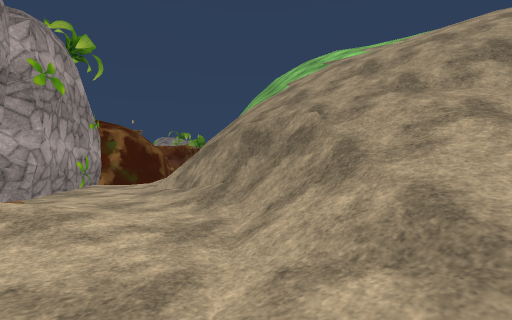
view 1 (above)

15 first-person views from a walk through a Unity game level. The camera is 1.4 m above the floor, looks level and sees 85° across. The floor is counted in squares, 2 m on a side. Each view is taken from the middle of a square. On the plan, view 1 faces up. The plan holds only what a view shows up to about 9 squares ahead; the rest is blank. The place goes on beyond the plan. The player is left out. Some animated figures are left out. Some surface patterns are stand-ins.

view 2
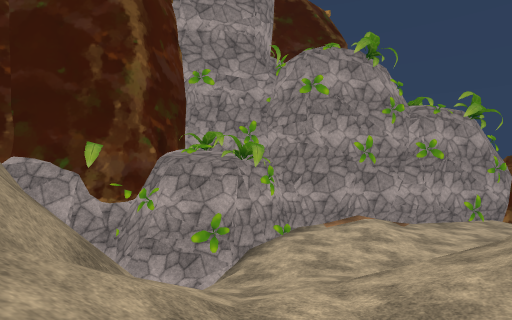

view 3
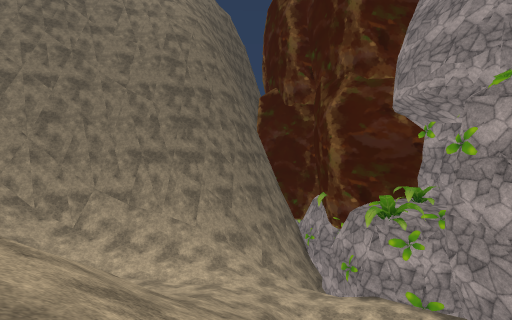

view 4
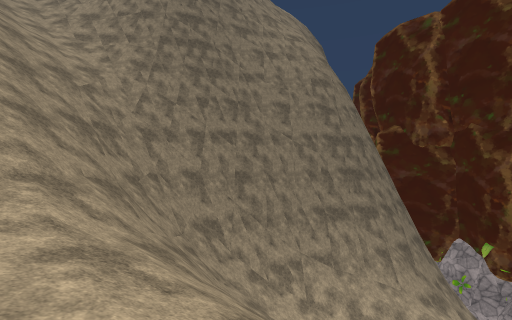

view 5
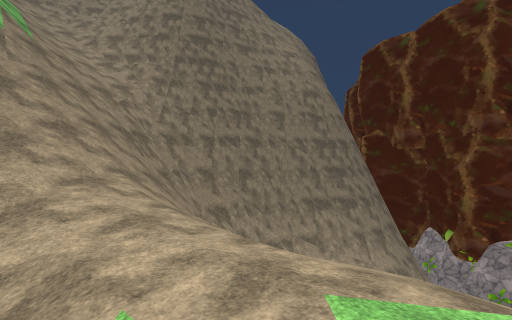

view 6
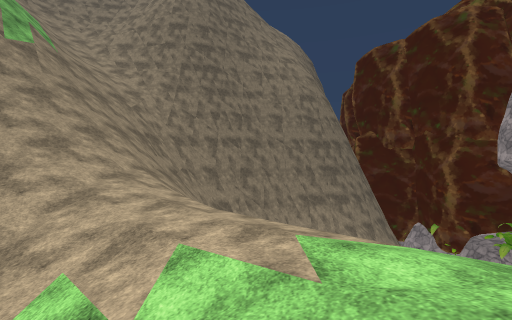

view 7
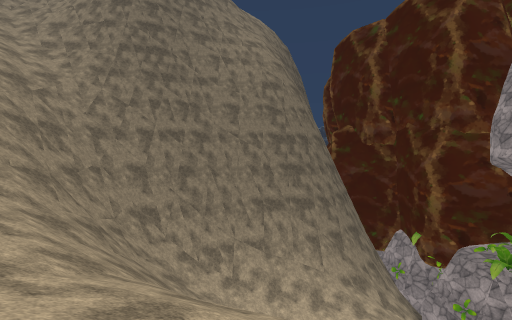

view 8
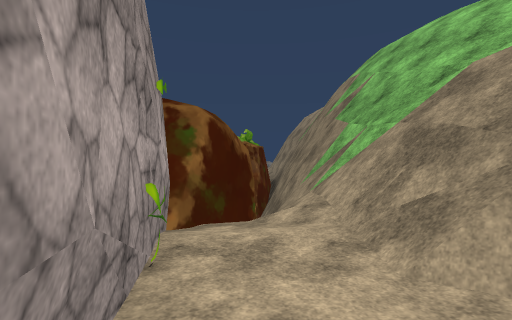

view 9
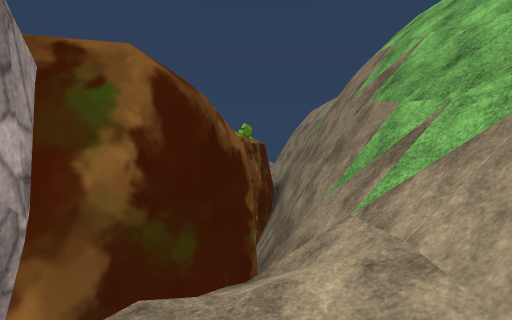

view 10
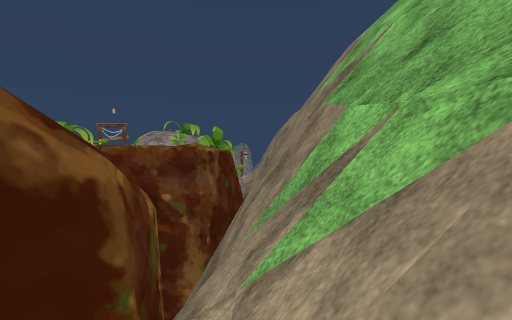

view 11
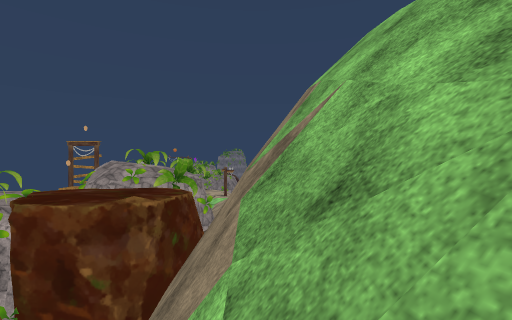

view 12
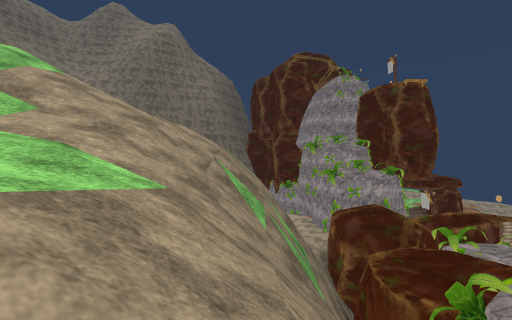

view 13
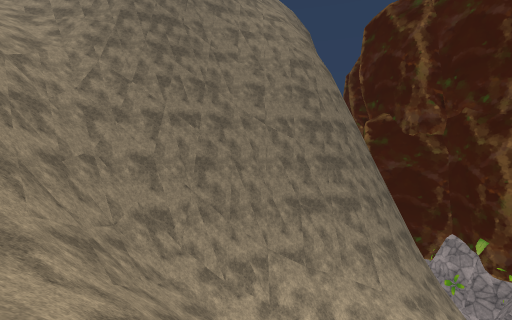

view 14
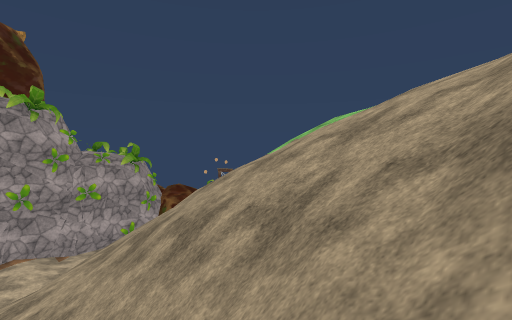

view 15
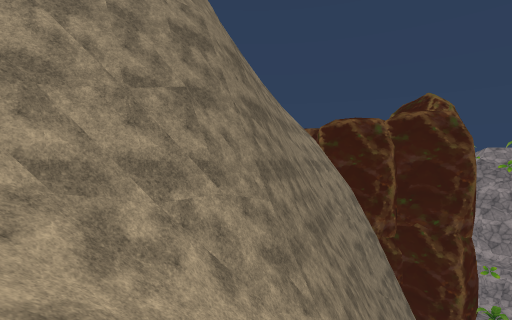

### Floor plan
Key: @ floor where view 1 was taken; # wall or solid block; . main floor; : floor 1.5 m higher than the main floor; + floor 8 m higher than the main floor; * floor 8.75 m higher than the main floor; % floor 9.5 m higher than the main floor; / step, stairs or slope; = window, fence, low wall or low ledge; v drop or lower ground; O other object.
Columns run from 7 left of view 1 to 14 right of it. Each row starts with its distance up from view 1.
 21        /
 20        //
 19        //+
 18        ////
 17        /////
 16     ## /////
 15     ##v/////
 14 OOvvvvv//%
 13 OOOvvvv//
 12    vvvv//
 11     #vv///
 10     ##=///    /
  9    ###////// %//
  8    #/////////%%//
  7    #./////////*%//
  6    #.//////////%%//
  5    #..#/////////////
  4    #../#/////////////
  3    #...//////////////#
  2    #...////   /=#=///#
  1    #O.../://///##v///#
  0    ###/@///////# vv///
 -1      #///////### vv///
 -2      ##=######  vvv///
 -3      ####       #####/
 -4                    ###

Positions as (right, up) in squares from view 1, and headings:
1: (0, 0), facing up
2: (4, 0), facing left
3: (1, 7), facing down
4: (7, 7), facing down
5: (7, 9), facing down
6: (7, 10), facing down
7: (5, 8), facing down
8: (-3, 4), facing up
9: (-3, 6), facing up
10: (-2, 7), facing up
11: (-1, 8), facing up
12: (0, 21), facing down
13: (6, 6), facing down
14: (7, 2), facing up-left
15: (14, 0), facing down-left
